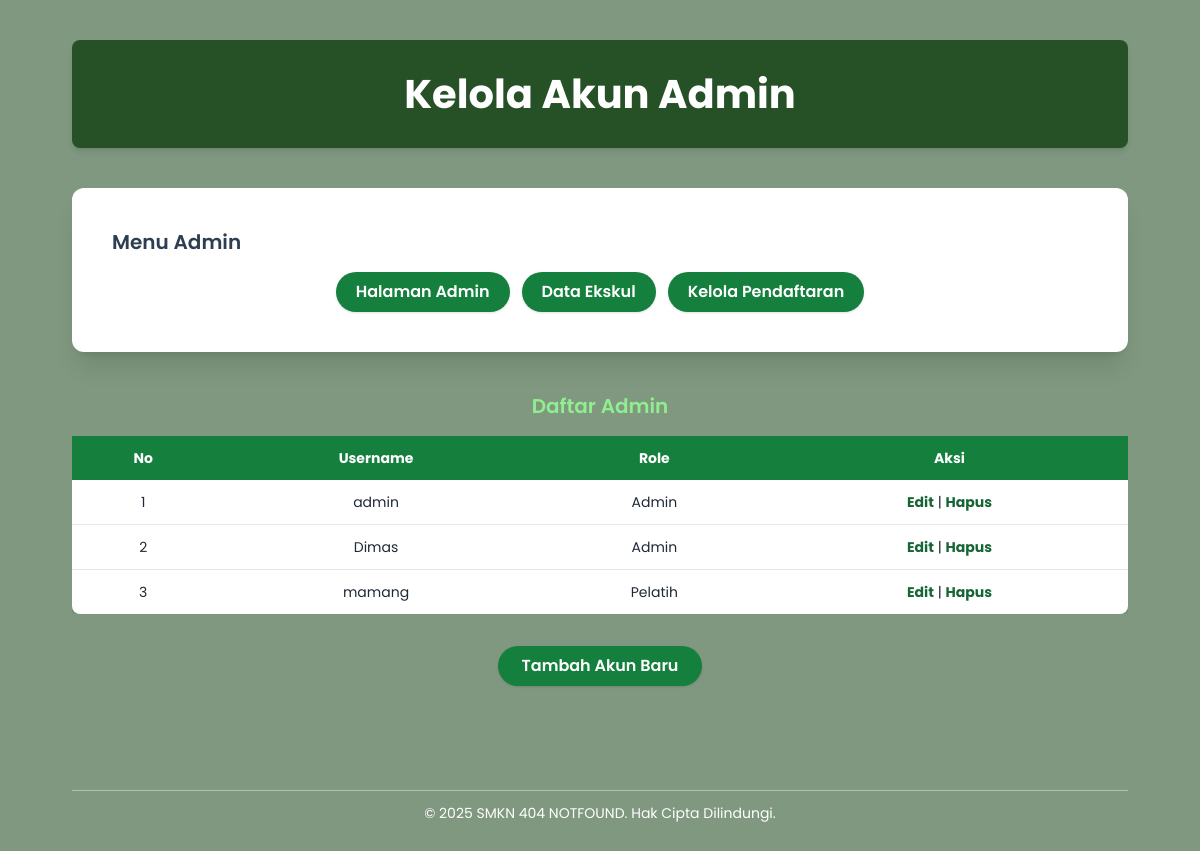
The page /admin/admin_kelola.php (signed in) on the database its author committed.
### tables this page shows
CREATE TABLE `pengguna` (
  `id_pengguna` int(11) NOT NULL,
  `username` varchar(50) NOT NULL,
  `password` varchar(255) NOT NULL,
  `nama_lengkap` varchar(100) NOT NULL,
  `role` enum('admin','pembina','pelatih') NOT NULL,
  `terakhir_login` datetime DEFAULT NULL
);

### admin/admin_kelola.php (the view, shortened to what this page needs)
<?php
include '../koneksi.php';
$sql_admin = "SELECT * FROM pengguna WHERE role IN ('admin', 'pembina', 'pelatih')";
$result = $conn->query($sql_admin);
?>
<!DOCTYPE html>
<html lang="id">
<head>
  <script src="https://cdn.tailwindcss.com"></script>
</head>
<body class="min-h-screen p-6 sm:p-10">
  <div class="w-full max-w-[1300px] mx-auto px-4 sm:px-6 md:px-8">
    <h1 class="text-center text-[2.5em] text-white font-bold bg-[rgba(0,50,0,0.7)] py-6 px-4 rounded-lg shadow-md mb-10 animate-fadeIn">
      Kelola Akun Admin
    </h1>
    <div class="bg-white p-6 sm:p-10 rounded-xl shadow-xl animate-slideIn mb-10">
      <h2 class="text-xl font-semibold mb-4">Menu Admin</h2>
      <div class="flex flex-wrap justify-center gap-3 font-semibold">
        <a href="/Web-Ekstrakurikuler/panel_admin.php" class="bg-green-700 text-white px-5 py-2 rounded-full shadow hover:bg-green-800 hover:scale-105 transition">Halaman Admin</a>
        <a href="admin_eskul.php" class="bg-green-700 text-white px-5 py-2 rounded-full shadow hover:bg-green-800 hover:scale-105 transition">Data Ekskul</a>
        <a href="admin_daftar.php" class="bg-green-700 text-white px-5 py-2 rounded-full shadow hover:bg-green-800 hover:scale-105 transition">Kelola Pendaftaran</a>
      </div>
    </div>
    <h3 class="text-xl text-[#90EE90] text-center font-semibold mb-4 animate-slideIn">Daftar Admin</h3>
    <div class="w-full overflow-x-auto animate-slideIn">
      <table class="w-full min-w-[700px] text-sm text-center bg-white shadow-md rounded-lg">
        <thead class="bg-green-700 text-white font-semibold">
          <tr>
            <th class="p-3">No</th>
            <th class="p-3">Username</th>
            <th class="p-3">Role</th>
            <th class="p-3">Aksi</th>
          </tr>
        </thead>
        <tbody class="text-gray-800 font-normal divide-y">
          <?php if ($result->num_rows > 0): $no = 1; while ($row = $result->fetch_assoc()): ?>
          <tr class="hover:bg-green-50">
            <td class="p-3"><?= $no++; ?></td>
            <td class="p-3"><?= htmlspecialchars($row['username']); ?></td>
            <td class="p-3 capitalize"><?= htmlspecialchars($row['role']); ?></td>
            <td class="p-3">
              <a href="edit_admin.php?id=<?= $row['id_pengguna']; ?>" class="text-green-800 font-bold hover:underline">Edit</a> |
              <a href="hapus_admin.php?id=<?= $row['id_pengguna']; ?>" class="text-green-800 font-bold hover:underline" onclick="return confirm('Yakin ingin menghapus akun ini?')">Hapus</a>
            </td>
          </tr>
          <?php endwhile; else: ?>
          <tr><td colspan="4" class="p-4 text-gray-500">Belum ada akun admin terdaftar.</td></tr>
          <?php endif; ?>
        </tbody>
      </table>
    </div>
    <div class="text-center mt-8 animate-slideIn">
      <a href="tambah_admin.php" class="bg-green-700 text-white px-6 py-2 rounded-full font-semibold shadow hover:bg-green-800 hover:scale-105 transition inline-block">Tambah Akun Baru</a>
    </div>
    <footer class="text-white text-center text-sm mt-20 py-6 animate-fadeIn">
      <hr class="border-white mb-3 w-full mx-auto opacity-40">
      <p>&copy; <?= date('Y'); ?> SMKN 404 NOTFOUND. Hak Cipta Dilindungi.</p>
    </footer>
  </div>
</body>
</html>

### admin/admin_kelola.php (style rules this page uses)
body { font-family: 'Poppins', sans-serif; background-image: url('/Web-Ekstrakurikuler/smklogo.png'); background-size: cover; background-position: center; background-repeat: no-repeat; color: #2c3e50; }
body::after { content: ""; position: fixed; inset: 0; background: rgba(0, 50, 0, 0.5); backdrop-filter: blur(4px) brightness(1); z-index: -1; }
.animate-fadeIn { animation: fadeIn 1s ease-out forwards; }
.animate-slideIn { animation: slideIn 1.2s ease-out forwards; }

### rows shown on the page
pengguna: username "admin", role "Admin"
pengguna: username "Dimas", role "Admin"
pengguna: username "mamang", role "Pelatih"
